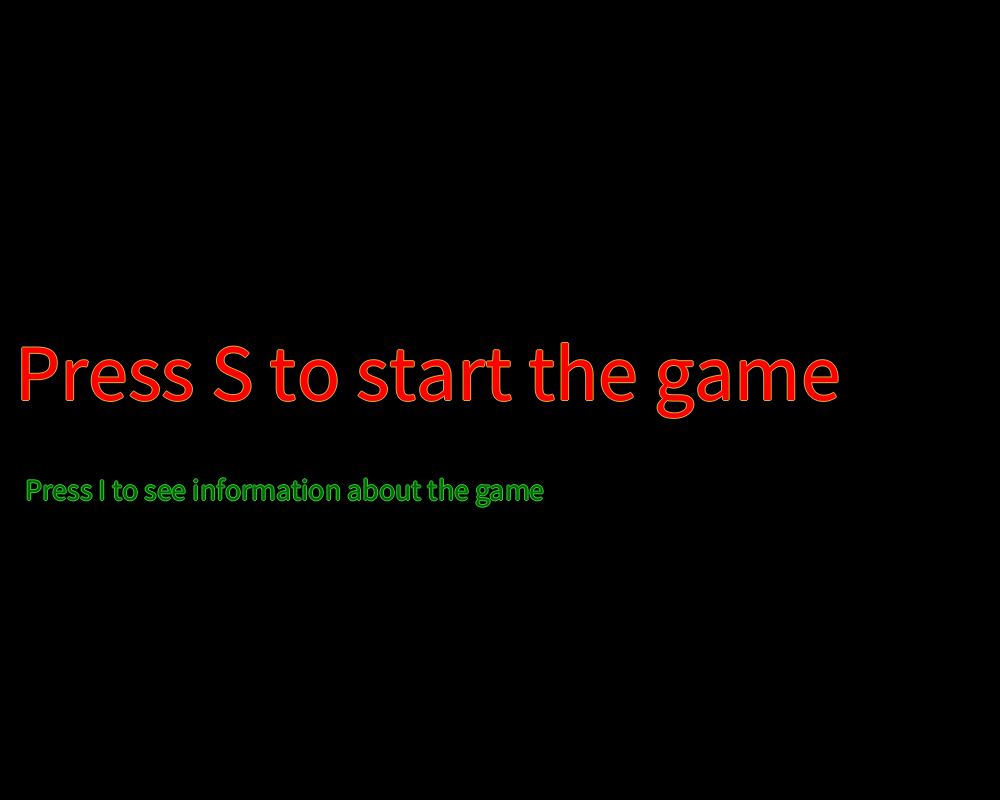
Frame 1 (no input)
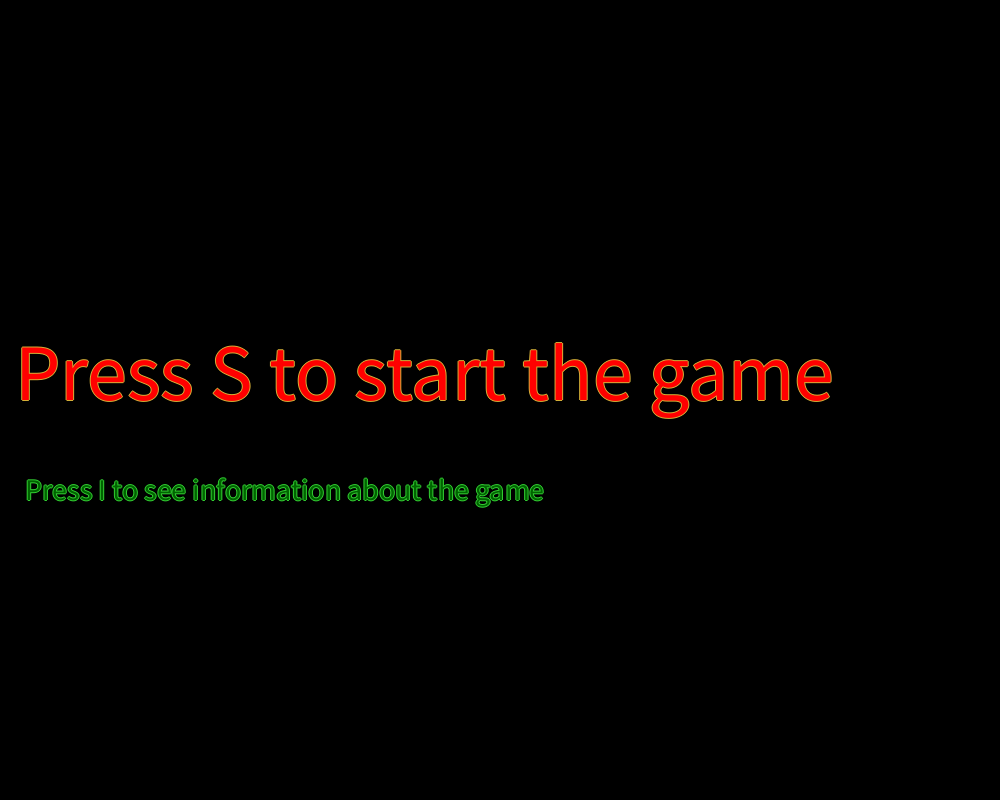
Frame 60 (the mouse pressed at the canvas centre just before this capture)
Frame 120 (the mouse held since frame 60 and released just before this capture): identical to frame 60, image omitted

The Processing sketch that drew these frames (run headless with seeded random() and noise(); from frame 60 on, the mouse is pressed at the canvas centre):

// Processing sketch: pingPongWithClass
// ── pingPongWithClass.pde
 //<>//
Ball b; //<>// //<>//
Paddle paddle;
Brick[] bricks; 
int state = 0;
int i=0;
int score = 0;
int[] brickColumn;
int brickCount = 120;
int brickRow = (brickCount/10)-(brickCount/10%10);


  
void setup() {
  size(1000, 800);
  frameRate(60); //Framerate bestimmt auch gewissermassen die Geschwindigkeit des Spiels.
  b = new Ball();
  paddle = new Paddle();
  bricks = new Brick[brickCount];
  brickColumn = new int[brickCount/10+1];
  for(int i = 0; i < 10; i++){
    brickColumn[i] = brickCount-10 +i;
  }
  setupBricks();
}
void displayScore(){
  fill(255,255,255);
  textSize(40);
  text("Score: "+score, width/2-width/5, height/2);
  }

void displayBricks(){
  for(int i = 0; i < 10; i++){  //Checkt ob der unterste Brick der Reihe getroffen wurde.
    if(bricks[brickColumn[i]].visibility == true){
      bricks[brickColumn[i]].vanishBlock();
      bricks[brickColumn[i]].display();
    }
    else if(brickColumn[i] >= 10 && bricks[brickColumn[i]].visibility != true){
      brickColumn[i] = brickColumn[i] -10;
    }
  }
    for(int i = 0; i < bricks.length; i++){
      if(bricks[i].visibility == true){
      bricks[i].display();
      }
    }
}
void displayStartScreen(){
  textSize(80);
  fill(212, 175, 55);
  for(int x = -1; x < 2; x++){ 
    text("Press S to start the game", 15+x, height/2);
    text("Press S to start the game", 15, height/2+x);
  }
  fill(255,0,0);
  text("Press S to start the game", 15, height/2);
  
  textSize(30);
  fill(50,205,50);
  for(int x = -1; x <2; x++){
    text("Press I to see information about the game", 25+x, height/2+100);
    text("Press I to see information about the game", 25, height/2+100+x);
  }
  fill(0,100,0);
  text("Press I to see information about the game", 25, height/2+100);
}
void displayEndScreen(){
  fill(255,0,0);
  textSize(100);
  text("Nice try", width/2-200, height/2-100);
  fill(255,255,255);
  text("Score: "+score, width/2-200, height/2+50);
  fill(56,120,56);
  textSize(40);
  text("Press S to Try Again",width/2-180, height/2+300);
}
void resetGame(){
  for(i = 0; i < bricks.length; i++){
      bricks[i].visibility = true;
    }
  paddle.x = width/2;
  b.x = 500;
  b.y = 600;
  b.yMovement = -5;
  b.xMovement = -5;
  b.speed = 1;
  paddle.directionSpeed = 0;
  setupBricks();
}

void setupBricks(){
    int spalte = 0;
    int zeile = 0;
    int bricksHealth = 4;
    for (int i = 0; i < bricks.length; i++) {
      if(bricksHealth > 1 && i % (brickRow*3) == 0 && i != 0){
          bricksHealth--;
        }
     
      bricks[i] = new Brick(bricksHealth);                //Ebricktellt neues Objekt von Klasse RechteckSpiel
      
      if (spalte % 10 == 0 && spalte != 0) {      //Falls 10 Blöcke in einer Spalte sind soll es eine Zeile darunter wieder anfangen Blöcke zu machen
        
        spalte = 0;
        zeile ++;
      }
      if (spalte % 10 != 0 || spalte == 0) {        //Falls die Spalte nicht 10 oder 0 Blöcke in sich hat sollen weiterhin Blöcke gemacht werden und jedesmal durch die erhöhung von der Spalte vebricketzt werden (Siehe Klasse RechteckSpiel)
        bricks[i].y = bricks[i].rHeight * zeile;
        bricks[i].x = bricks[i].rWidth * spalte;
        spalte ++;
  }
 }
}

void displayInformationAboutTheGame(){
    fill(255);
    text("Your Goal is to achieve as many points as possible, ",100,59);
    text("meanwhile both the ball and the paddle are speeding up.",100,99);
  fill(212, 175, 55);
  for(int x = -1; x < 2; x++){ 
    text("Press S to start the game", 15+x, height-20);
    text("Press S to start the game", 15, height-20+x);
  }
  fill(255,0,0);
  text("Press S to start the game", 15, height-20);
}
void draw() {
  background(0);
  switch(state) {
  case 0:             //Spielstate 0 soll der Text Press S to start angezeigt werden. (State wechsel passiert sobald s oder S geschrieben wird (siehe keyPressed unten))
    displayStartScreen();
    break;
  case 1:               //(zum Beispiel damit sich der Ball ebrickt bewegt wenn das Spielfeld schon ganz da ist)
    paddle.display();
    //b.ballMovement();                      //Gibt dem Ball an wie er sich bewegen soll.
    b.checkWallHit();                      //Passt die oben genannte Bewegung des Balles je nach aufprall an.
    b.display();                           //zeigt den Ball an.
    displayBricks();
    displayScore();
    break;
  case 2:
    displayEndScreen();
    resetGame();
    break;
  case 3:
   displayInformationAboutTheGame();
   break;
 }
}
void keyPressed() {
  switch(keyCode) {
  case LEFT:
    paddle.moveLeft();
    break;
  case RIGHT:
    paddle.moveRight();
    break;
  case 'S':
    if(state != 1 && state != 4){
      score = 0;
      for(int i = 0; i < 10; i++){
      brickColumn[i] = brickCount -10 +i;
    }
    state = 1;      //State wechsel für Aufbau des Spiels.
    }
    
      
   break;
    
  case 'I':
    if(state == 0 || state == 2){
      state = 3;
    }
    break;
 }
}

// ── Ball.pde
//!!! Anpassungen von Michael (Schulkamerad)
class Ball {
  float x;
  float y;
  float yMovement = -5;
  float xMovement = -5;
  float yMovementModifier = 3; 
  float r;  //Radius Ball
  float speed = 1;              //!!! Anpassung (beschleunigung) in der vanishBlock() Funktion der Brick Klasse
  float speedModifier = 0.015;
  Ball() {
    this.x = 500; //50
    this.y = 600; //25
    this.r = 15;
  }
  void display() {
    noStroke();
    fill(255);
    ellipse(x, y, this.r*2, this.r*2);
  }
  void ballMovement() {                      // !!! Um die senkrechte bewegung generell etwas schneller zu machen (mehr Pingpong feeling) habe ich hier den Modifier verwendet
    this.x = x + xMovement*speed;            //                                                                   (Und es wirkt nicht so dramatisch, wenn die Bricks seitlich getroffen werden ;P)
    if(yMovement >0){
      this.y = y + (yMovement+yMovementModifier)*speed;
    }
    else
    {
      this.y = y + (yMovement-yMovementModifier)*speed;
    }
  }
  void checkWallHit() {    //Überprüft ob Spielfeldrand oder Paddle des Spielers getroffen wurde und passt Richtung des Balls oder den Spiel state an.
    if (y >= height) {         // !!! Änderung 1: >= anstatt == (verhindert das der Ball nach unten rausfliegt)
      state = 2;
    }
    if (y <= 0) {              // !!! Änderung 1: selbiges für den oberen Rand zur Sicherheit (kurz getestet durch auskomentieren von displayBricks();)
      yMovement = +5*speed;     // !!! Änderung 2: alle bewegungswerte konstant auf 5 gesetzt (um 10 herum ist für einen statischen Wert wohl besser)
    }
    if (x >= width) {          // !!! Änderung 1: safety first ;P
      xMovement = -5*speed;
    }
    if (x <= 0) {              // !!! Änderung 1: ...
      xMovement = +5*speed;
    }
    if (x == 0 && y == 0) {
      xMovement = +5*speed;
      yMovement = +5*speed;
    }
    if (x == width && y == 0) {  
      xMovement = -5*speed;
      yMovement = +5*speed;
    }
    if (y >= paddle.y-25 && x <= paddle.x +75 && x >= paddle.x - 75) {
          yMovement = -5*speed;      
  }    
 }
}

// ── Brick.pde
class Brick {
  float rWidth;
  float rHeight;
  float xRect;
  float yRect;
  float x;
  float y;
  boolean visibility;     //rechteck sichtbarkeit (ob es angezeigt wird oder nicht)
  int bricksHealth;
  

  Brick(int bricksHealth) {
    this.rWidth = 100;
    this.rHeight = 25;
    this.xRect = +100;
    this.yRect = +25;
    this.x = 0;
    this.y = 0;
    this.visibility = true;
    this.bricksHealth = bricksHealth;
  }
  void display() {
    rectMode(RADIUS);
    stroke(0);
    strokeWeight(3);
    switch(this.bricksHealth){
      case 4:
        fill(40,100,40);
      break;
      case 3:
        fill(60,140,40);
      break;
      case 2:
        fill(40,255,150);
      break;
      case 1:
        fill(100,255,0);
      break;
    }
    rect(x + rWidth/2, y + rHeight/2, rWidth/2, rHeight/2);
  }
  void vanishBlock() {
      if (b.y - this.y <= rHeight && b.x - this.x <= rWidth/2 + rWidth/2 && b.x - this.x >= rWidth/2 - rWidth/2){ 
      bricksHealth --;
      if (this.visibility != false) {
        if(bricksHealth == 0){
        this.visibility = false;
        }
        b.speed += b.speedModifier;                  //!!! Ballbeschleunigung
        score = score + 100;
        b.yMovement = +5*b.speed;
        }
    }
    }
        
      }  //<>// //<>//

// ── Paddle.pde
class Paddle {
  int x;
  int y;
  int rWidth;
  int rHeight;
  float speed = 7;
  float directionSpeed=0;
  
  Paddle() {
    this.rWidth = 150;
    this.rHeight = 22;
    this.x = width/2;
    this.y = height-rHeight/2;
  }

  void display() {
    move();
    stroke(120,0,20);
    strokeWeight(4);
    fill(255, 0, 0);
    rect(x, y, rWidth/2, rHeight/2);
  }
  
  void moveLeft(){
     directionSpeed = -speed*b.speed;          //damit das Paddle mithalten kann, wird es ebenfalls beschleunigt (könnte lategame probleme bereiten weil das verhältnis zum Ball nicht Passt)
  }
  
  void moveRight(){
    directionSpeed = speed*b.speed;
  }
  
  void move(){
    x = int(min(max(0, x + directionSpeed), width));
  }
}
